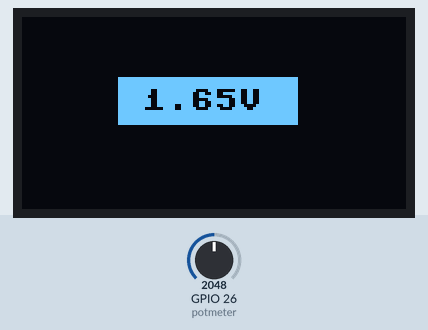
A program run on a simulated ESP32 board running MicroPython. Shown: 128×64 one-colour display. Inputs (shaded band) come from the test bench; at power-on: GPIO 26 (potmeter) = 2048 (analog values on the 0–4095 scale). Library files of the repository ran but are not shown: ssd1306.py.

Above: at 5.2 s.
5.3 s: GPIO 26 (potmeter) set to 2866
At 5.7 s:
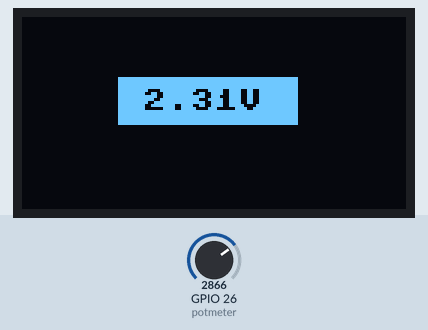
6.8 s: GPIO 26 (potmeter) set to 3603
At 7.6 s:
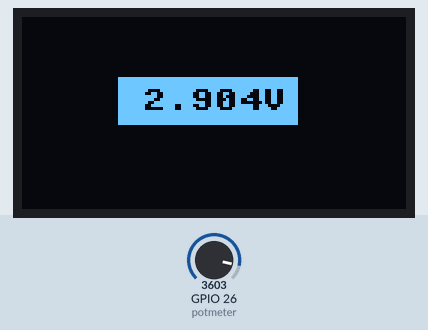
8.3 s: GPIO 26 (potmeter) set to 4095
At 9.6 s:
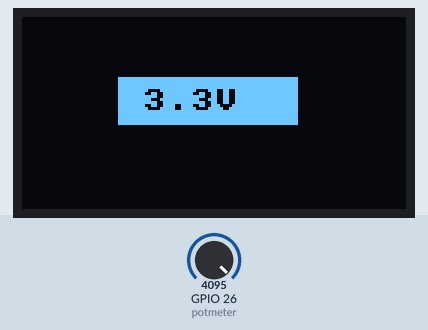
Timing chart, 0 to 11.3 s (numbered marks = the images above; inputs shaded):
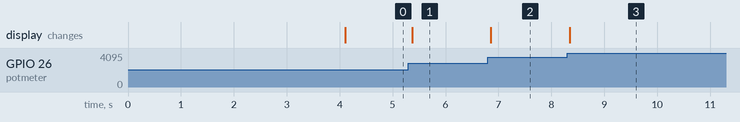

Measured:
- after the input at 5.3 s, the display: changes after 0.07 s (image 1)
- after the input at 6.8 s, the display: changes after 0.06 s (image 2)
- after the input at 8.3 s, the display: changes after 0.05 s (image 3)

The program:

mini_volt_meter_inv.py
```python
from machine import Pin, ADC, SoftI2C, I2C
from ssd1306 import SSD1306_I2C
import time


potmeter = ADC(Pin(26, Pin.IN))
potmeter.atten(ADC.ATTN_11DB)
#potmeter.init(atten=ADC.ATTN_11DB)
i2c_face = SoftI2C(scl=Pin(22), sda=Pin(21), freq=400000)
oled = SSD1306_I2C(width=128, height=64, i2c=i2c_face, addr=0x3C)

oled.fill(0)
oled.fill_rect(0, 0, 32, 32, 1)
oled.fill_rect(2, 2, 28, 28, 0)
oled.vline(9, 8, 22, 1)
oled.vline(16, 2, 22, 1)
oled.vline(23, 8, 22, 1)
oled.fill_rect(26, 24, 2, 4, 1)
oled.text('MicroPython', 40, 0, 1)
oled.text('SSD1306', 40, 12, 1)
oled.text('OLED 128x64', 40, 24, 1)
oled.show()
time.sleep(4)
oled.fill(0)
oled.show()

while True:
    valmeter = potmeter.read()
#    print(f"Gemeten waarde: {valmeter}-{bin(valmeter)}")
#    print(f"Spanning: {valmeter*3.3/4095}V")
    spanning = round(valmeter*3.3/4095, 3)
    oled.fill_rect(32, 20, 60, 16, 1)
    oled.text(f"{spanning}V", 40, 24, 0)
    oled.contrast(int(valmeter*255/4095))
    oled.show()
    # s = text
    # x = horizontaal
    # y = vertikaal

    time.sleep(0.05)
    oled.fill(0)
```
